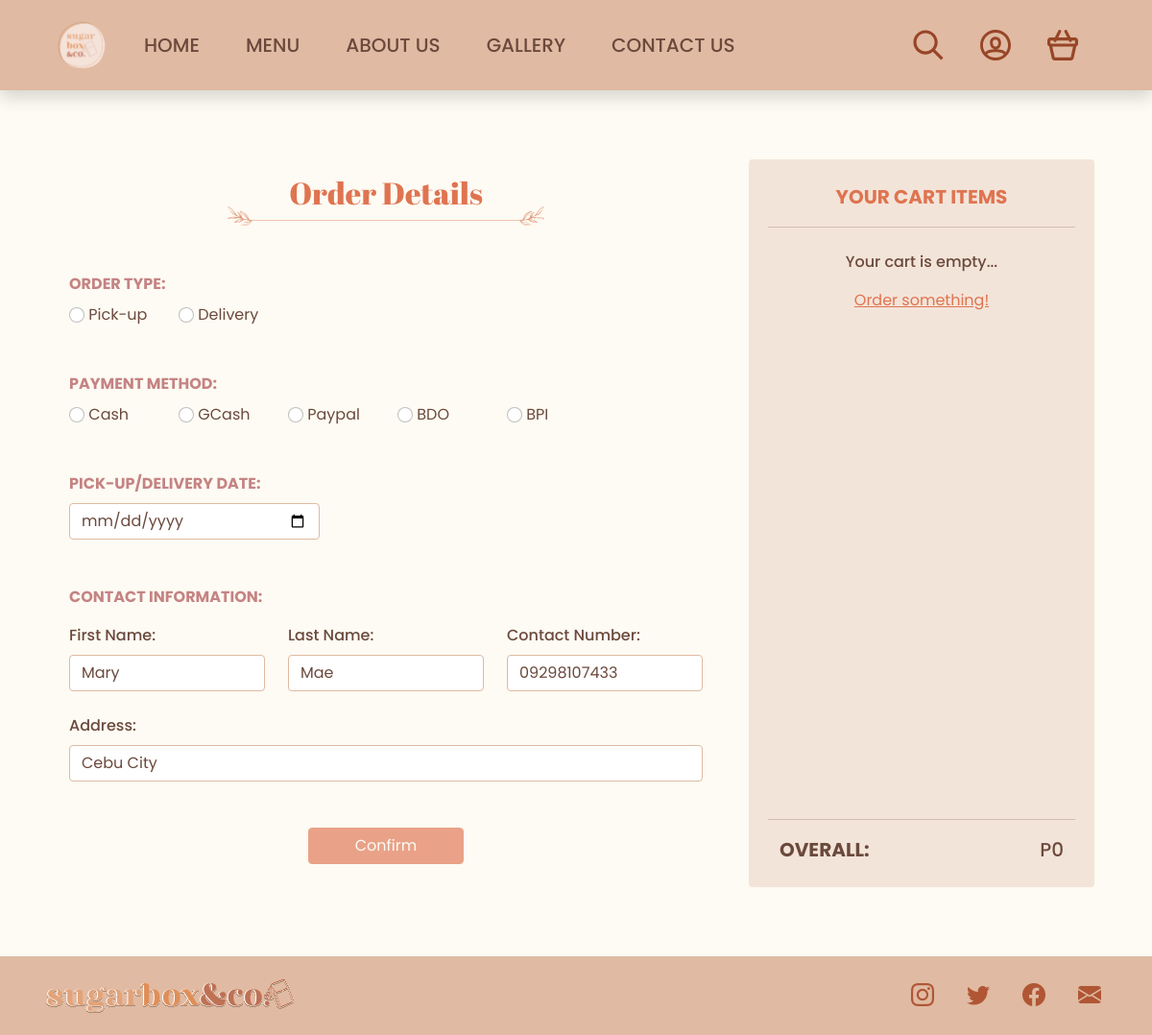
Page /src/checkout.php (signed in) on the committed database.
### tables this page shows
CREATE TABLE `customer` (
  `Cust_ID` int(11) NOT NULL,
  `Cust_FName` varchar(40) NOT NULL,
  `Cust_LName` varchar(40) NOT NULL,
  `Cust_ContactNo` varchar(11) NOT NULL,
  `Cust_Address` varchar(40) NOT NULL
);

### src/checkout.php (the view, shortened to what this page needs)
<!DOCTYPE html>
<html lang="en">
<head>
    <?php include '../common/meta.php' ?>
</head>
<body class="bg-light <?php if ($_SESSION['functions']['toggleCart'] == true || $_SESSION['functions']['toggleOptions'] == true || $_SESSION['functions']['toggleSearch'] == true) echo 'overflow-hidden' ?>">
    <?php include '../common/navbar.php' ?>
    <div class="container-fluid px-6 py-6">
        <div class="row">
            <div class="col pe-5 pt-3">
                <h2 class="text-titleColor text-center">Order Details</h2>
                <div class="row-cols-2 text-center mt-n3">
                    <img class="img-fluid" src="../assets/leaves.svg" draggable="false" alt="">
                </div>
                <form id="confirmForm" class="container-fluid px-0 mt-5 pb-4"
                    action="../scripts/database/client-crud.php<?php
                        if (isset($_GET['type']) && $_GET['type'] == 2)
                            echo '?type=custom' .
                            '&flavor=' . $_POST['flavor'] .
                            '&layers=' . $_POST['layers'] .
                            '&size=' . $size .
                            '&name=' . $_POST['name'] .
                            '&description=' . $description ?>" method="post">
                    <div class="row mb-5">
                        <label class="form-label text-subheading fw-bolder mb-2" for="type">ORDER TYPE:</label>
                        <div class="col-2">
                            <input class="form-check-input" type="radio" name="type" required value="Pick-up">
                            <label class="form-check-label text-content" for="pickup">Pick-up</label>
                        </div>
                        <div class="col-2">
                            <input class="form-check-input" type="radio" name="type" required value="Delivery">
                            <label class="form-check-label text-content" for="delivery">Delivery</label>
                        </div>
                    </div>
                    <div class="row mb-5">
                        <label class="form-label text-subheading fw-bolder mb-2" for="method">PAYMENT METHOD:</label>
                        <div class="col-2">
                            <input class="form-check-input" type="radio" name="method" required value="cash">
                            <label class="form-check-label text-content" for="Cash">Cash</label>
                        </div>
                        <div class="col-2">
                            <input class="form-check-input" type="radio" name="method" required value="gcash">
                            <label class="form-check-label text-content" for="GCash">GCash</label>
                        </div>
                        <div class="col-2">
                            <input class="form-check-input" type="radio" name="method" required value="paypal">
                            <label class="form-check-label text-content" for="Paypal">Paypal</label>
                        </div>
                        <div class="col-2">
                            <input class="form-check-input" type="radio" name="method" required value="bdo">
                            <label class="form-check-label text-content" for="BDO">BDO</label>
                        </div>
                        <div class="col-2">
                            <input class="form-check-input" type="radio" name="method" required value="bpi">
                            <label class="form-check-label text-content" for="BPI">BPI</label>
                        </div>
                    </div>
                    <div class="row mb-5">
                        <div class="col-5">
                            <label class="form-label text-subheading fw-bolder mb-2" for="date">PICK-UP/DELIVERY DATE:</label>
                            <input class="form-control text-content" type="date" name="date" required>
                        </div>
                    </div>
                    <div class="row">
                        <div class="col">
                            <label class="form-label text-subheading fw-bolder mb-3">CONTACT INFORMATION:</label>
                        </div>
                    </div>
                    <div class="row mb-4">
                        <?php $contact = getContact() ?>
                        <div class="col">
                            <label class="form-label text-content fw-bold mb-2" for="fname">First Name:</label>
                            <input class="form-control text-content" type="text" name="fname" required
                                value="<?php if (isset($contact['Cust_FName'])) echo $contact['Cust_FName'] ?>">
                        </div>
                        <div class="col">
                            <label class="form-label text-content fw-bold mb-2" for="lname">Last Name:</label>
                            <input class="form-control text-content" type="text" name="lname" required
                                value="<?php if (isset($contact['Cust_LName'])) echo $contact['Cust_LName'] ?>">
                        </div>
                        <div class="col">
                            <label class="form-label text-content fw-bold mb-2" for="number">Contact Number:</label>
                            <input class="form-control text-content" type="number" name="number" required
                                value="<?php if (isset($contact['Cust_ContactNo'])) echo $contact['Cust_ContactNo'] ?>">
                        </div>
                    </div>
                    <div class="row mb-5">
                        <div class="col">
                            <label class="form-label text-content fw-bold mb-2" for="address">Address:</label>
                            <input class="form-control text-content" type="text" name="address" required
                                value="<?php if (isset($contact['Cust_Address'])) echo $contact['Cust_Address'] ?>">
                        </div>
                    </div>
                    <div class="row mt-5">
                        <div class="col text-center">
                            <input <?php if (!isset($_SESSION['cart']) && (!isset($_GET['type']) || $_GET['type'] == 1)) echo "disabled" ?> class="btn btn-titleColor text-light px-5" name="pushOrder" type="submit" value="Confirm">
                        </div>
                    </div>
                </form>
            </div>
            <div class="col-lg-4 bg-section rounded-2 pt-4 pb-4 px-2">
                <div class="container-fluid d-flex flex-column justify-content-between h-100">
                    <?php if (!isset($_GET['type']) || $_GET['type'] == 1) { ?>
                    <div class="row justify-content-center">
                        <p class="text-center text-titleColor fs-5 fw-bolder">YOUR CART ITEMS</p>
                        <hr class="bg-content">
                        <?php if (!isset($_SESSION['cart'])) { ?>
                            <div class="row text-content m-2">
                                <p class="text-center fw-bold">Your cart is empty...</p>
                                <a class="text-center text-titleColor" href="./menu.php">Order something!</a>
                            </div>
                        <?php } else { ?>
                        <?php $index = -1 ?>
                        <?php foreach ($_SESSION['cart'] as $cartItem) { ?>
                            <?php $cartProduct = getProduct($cartItem['id']); ?>
                            <?php $index++; ?>
                            <div class="row mb-3 bg-section2 p-0">
                                <div class="col-4 ps-0 overflow-hidden d-flex justify-content-center" style="max-height: 150px;">
                                    <img src="../assets/<?php echo $cartProduct[0]['SideProd_Image'] ?>" alt="Product_img">
                                </div>
                                <div class="col d-flex flex-column my-2">
                                    <div class="row">
                                        <div class="col">
                                            <p class="fw-bolder text-subheading"><?php echo $cartProduct[0]['SideProd_Name'] ?></p>
                                        </div>
                                    </div>
                                    <div class="row flex-grow-1">
                                        <div class="col">
                                            <p class="text-content">
                                            <?php foreach ($cartProduct as $details) {
                                                if ($details['Size_Price'] == $cartItem['price'])
                                                    echo $details['Size_Description'] . " - P" . $details['Size_Price'];
                                            } ?>
                                            </p>
                                        </div>
                                    </div>
                                    <div class="row">
                                        <div class="col d-flex align-items-center">
                                            <span class="text-content"><b>TOTAL: &nbsp;</b> P<?php echo $cartItem['price'] * $cartItem['quantity'] ?></span>
                                        </div>
                                        <div class="col-5 d-flex align-items-center">
                                            <span class="text-content"><b>QTY: &nbsp;</b> <?php echo $cartItem['quantity'] ?></span>
                                        </div>
                                    </div>
                                </div>
                            </div>
                        <?php }} ?>
                    </div>
                    <div class="row justify-content-center">
                    <hr class="bg-content">
                        <div class="row p-0">
                            <div class="col d-flex align-items-center">
                                <span class="text-content fs-5 fw-bolder">OVERALL:</span>
                            </div>
                            <div class="col d-flex justify-content-end">
                                <span class="text-content fs-5 fw-bold">
                                <?php
                                    if (!isset($_SESSION['cart'])) {
                                        echo "P0";
                                    } else {
                                        $total = 0;
                                        foreach ($_SESSION['cart'] as $cartItem) {
                                            $total += $cartItem['price'] * $cartItem['quantity'];
                                        }
                                        echo "P" . $total;
                                    }
                                ?>
                                </span>
                            </div>
                        </div>
                    </div>
                    <?php } else if ($_GET['type'] == 2) { ?>
                    <div class="row justify-content-center">
                        <p class="text-center text-titleColor fs-5 fw-bolder">CUSTOM CAKE</p>
                        <hr class="bg-content">
                        <p class="text-content"><b class="text-subheading">FLAVOR: &nbsp;</b>
                            <?php echo $_POST['flavor'] ?>
                        </p>
                        <p class="text-content"><b class="text-subheading">LAYERS: &nbsp;</b>
                            <?php echo $_POST['layers'] ?>
                        </p>
                        <p class="text-content"><b class="text-subheading">SIZE: &nbsp;</b>
                            <?php echo $_POST['size'] ?>
                        </p>
                        <p class="text-content"><b class="text-subheading">NAME: &nbsp;</b>
                            <?php echo $_POST['name'] ?>
                        </p>
                        <p class="text-content"><b class="text-subheading">DESCRIPTION: &nbsp;</b>
                            <?php echo $_POST['description'] ?>
                        </p>
                    </div>
                    <?php } ?>
                </div>
            </div>
        </div>
    </div>
    <?php
        function getContact() {
            $conn = db_connect();
            $accID = $_SESSION["user"]["accID"];
            $query = "SELECT * FROM `customer` WHERE `Cust_ID`='$accID' LIMIT 1";
            $result = mysqli_query($conn, $query);
            $contact = mysqli_fetch_array($result);
            return $contact;
        }
    ?>
    <?php include '../common/footer.php' ?>
</body>
</html>

### rows in the picture
customer: fname "Mary", lname "Mae", number "09298107433", address "Cebu City"
